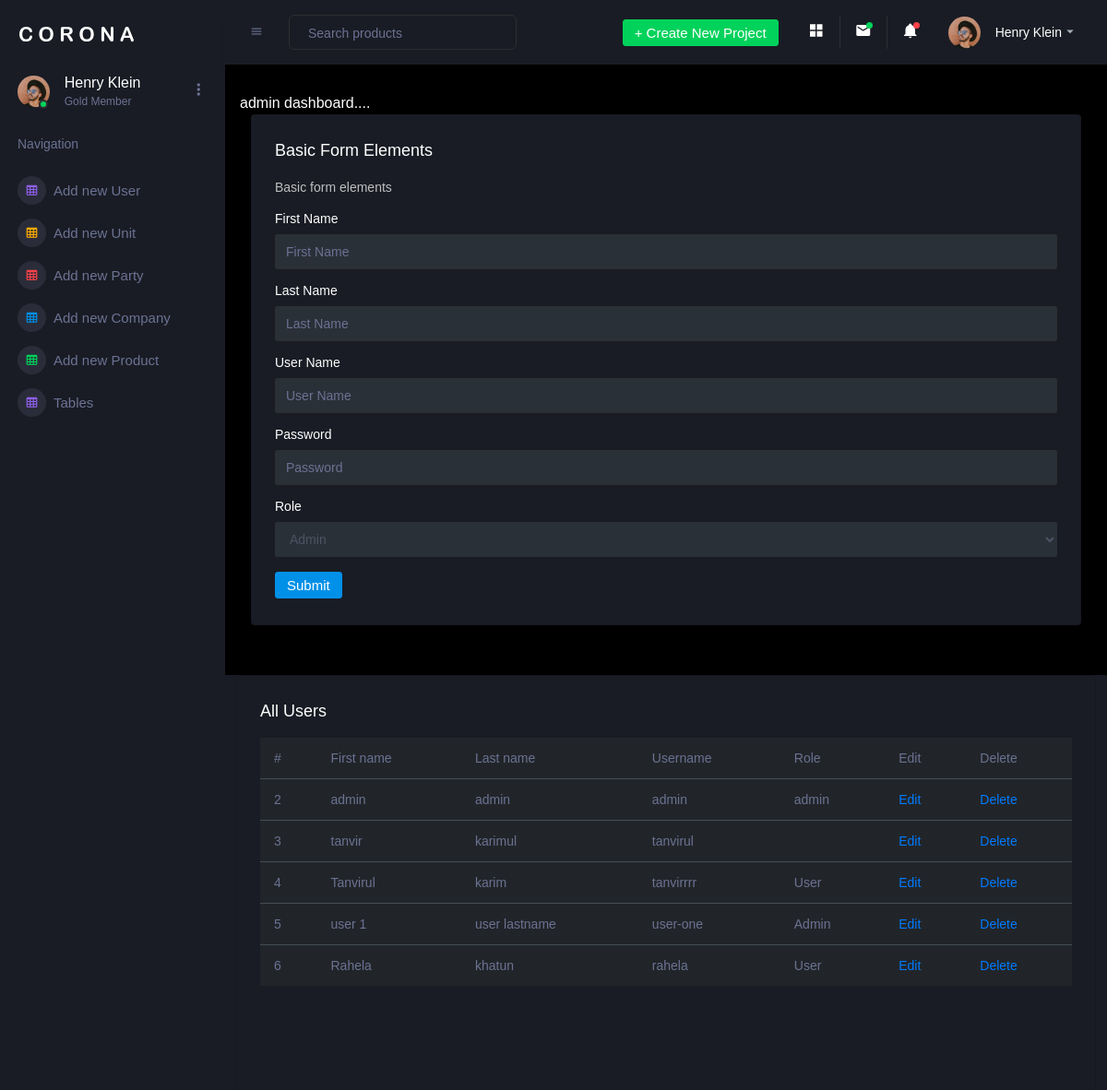
Before: /admin/add_new_user.php with the older database file.
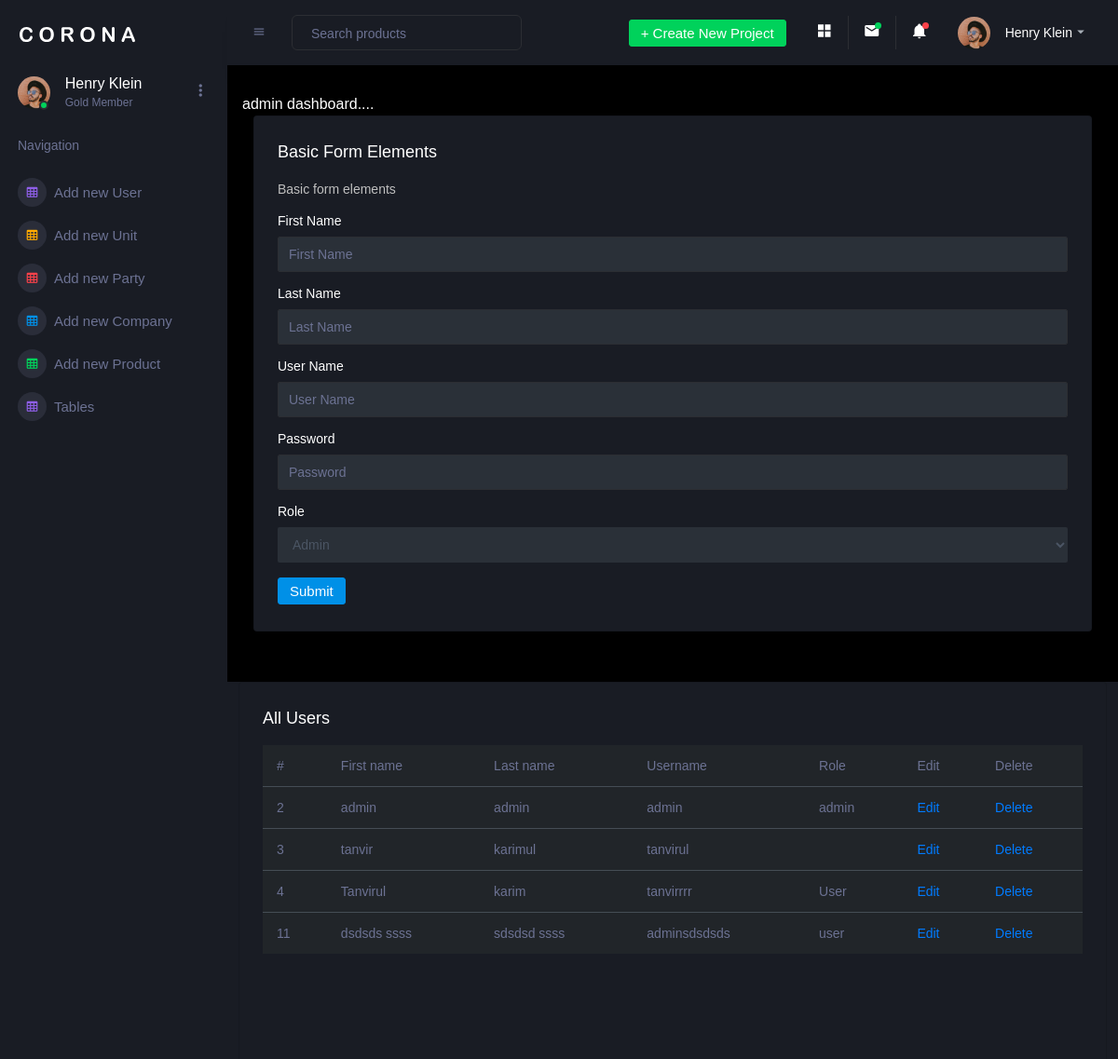
After: the same page with the newer database file.
### tables this page shows
CREATE TABLE `user_registration` (
  `id` int(5) NOT NULL,
  `firstname` varchar(50) NOT NULL,
  `lastname` varchar(50) NOT NULL,
  `username` varchar(50) NOT NULL,
  `password` varchar(50) NOT NULL,
  `role` varchar(10) NOT NULL,
  `status` varchar(10) NOT NULL
);

### admin/add_new_user.php (the view, shortened to what this page needs)
<?php
  include "header.php";
  include "../user/connection.php";
?>
        <div class="main-panel">
            <div class="content-wrapper">
                <div class="row">
                    admin dashboard....
                    <div class="col-12 grid-margin stretch-card">
                    <div class="card">
                  <div class="card-body">
                    <h4 class="card-title">Basic form elements</h4>
                    <p class="card-description"> Basic form elements </p>
                    <form class="forms-sample" action="" method="post" name="form1">
                      <div class="form-group">
                        <label> First Name</label>
                        <input type="text" class="form-control" name="firstname" placeholder="First Name">
                      </div>
                      <div class="form-group">
                        <label> Last Name</label>
                        <input type="text" class="form-control" name="lastname" placeholder="Last Name">
                      </div>
                      <div class="form-group">
                        <label> User Name</label>
                        <input type="text" class="form-control" name="username" placeholder="User Name">
                      </div>
                      <div class="form-group">
                        <label for="exampleInputPassword4">Password</label>
                        <input type="password" name="password" class="form-control" id="exampleInputPassword4" placeholder="Password">
                      </div>
                      <div class="form-group">
                        <label for="exampleSelectGender">Role</label>
                        <select class="form-control" name="role">
                          <option>Admin</option>
                        </select>
                      </div>
                      <button type="submit" class="btn btn-primary mr-2" name="submit1">Submit</button>
                    </form>
                  </div>
                </div>
              </div>
                </div>
            </div>
            <div class="col-lg-12 grid-margin stretch-card">
                <div class="card">
                  <div class="card-body">
                    <h4 class="card-title">All Users </h4>
                    <div class="table-responsive">
                      <table class="table table-dark">
                        <thead>
                          <tr>
                            <th> # </th>
                            <th> First name </th>
                            <th> Last name </th>
                            <th> Username </th>
                            <th> Role </th>
                            <th> Edit </th>
                            <th> Delete </th>
                          </tr>
                        </thead>
                        <tbody>
                            <?php
                              $res=mysqli_query($link,"select * from user_registration");
                              while($row=mysqli_fetch_assoc($res)){ ?>
                         <tr>
                            <td> <?= $row['id'];?> </td>
                            <td> <?= $row['firstname'];?> </td>
                            <td> <?= $row['lastname'];?> </td>
                            <td> <?= $row['username'];?> </td>
                            <td> <?= $row['role'];?> </td>
                            <td> <a href="edit_user.php?id=<?php echo $row['id'];?>"> Edit </a></td>
                            <td> <a href="delete_user.php?id=<?php echo $row['id'];?>"> Delete </a></td>
                          </tr>
                            <?php }  ?>
                        </tbody>
                      </table>
                    </div>
                  </div>
                </div>
              </div>
        </div>

Changed rows visible on the page:
removed user_registration: id "5", firstname "user 1", lastname "user lastname", username "user-one", role "Admin"
removed user_registration: id "6", firstname "Rahela", lastname "khatun", username "rahela", role "User"
added user_registration: id "11", firstname "dsdsds ssss", lastname "sdsdsd ssss", username "adminsdsdsds", role "user"
